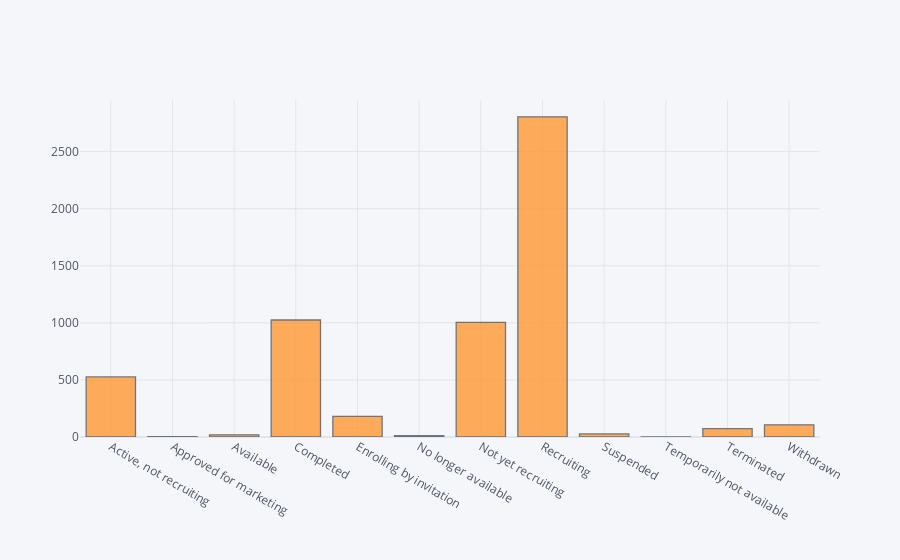

This figure's notebook cell:
### Code cell
covidDF['Status'].sort_values(ascending=True).iplot(asFigure=True, kind='hist',)

### Figure 1 — Plotly figure (JSON) as saved in the notebook; plotly's stock layout.template omitted (floating-point values rounded to 4 significant figures; data arrays with more than 128 entries replaced by an {"elided": "..."} marker saying what was removed)
{"data": [{"histfunc": "count", "histnorm": "", "marker": {"color": "rgba(255, 153, 51, 1.0)", "line": {"color": "#4D5663", "width": 1.3}}, "name": "Status", "opacity": 0.8, "orientation": "v", "type": "histogram", "x": {"elided": "5783 str values"}}], "layout": {"barmode": "overlay", "legend": {"bgcolor": "#F5F6F9", "font": {"color": "#4D5663"}}, "paper_bgcolor": "#F5F6F9", "plot_bgcolor": "#F5F6F9", "title": {"font": {"color": "#4D5663"}}, "xaxis": {"gridcolor": "#E1E5ED", "showgrid": true, "tickfont": {"color": "#4D5663"}, "title": {"font": {"color": "#4D5663"}, "text": ""}, "zerolinecolor": "#E1E5ED"}, "yaxis": {"gridcolor": "#E1E5ED", "showgrid": true, "tickfont": {"color": "#4D5663"}, "title": {"font": {"color": "#4D5663"}, "text": ""}, "zerolinecolor": "#E1E5ED"}}}
